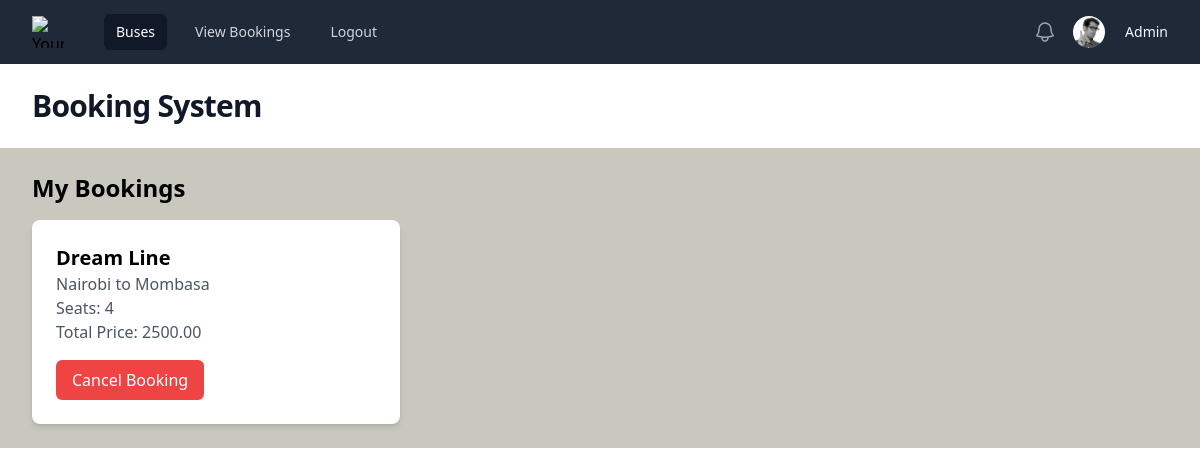
The page /bookings/ (signed in) on the database as committed earlier.
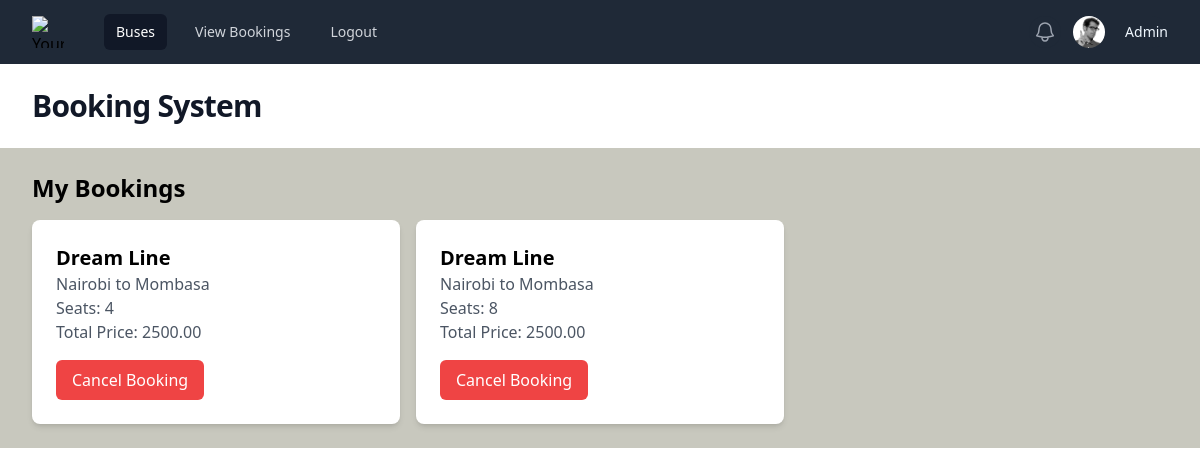
The same page on the database as committed later.
### base/models.py (models this page shows, shortened)
class Booking(models.Model):
    STATUS_CHOICES = (
        ('PENDING', 'Pending'),
        ('CONFIRMED', 'Confirmed'),
        ('CANCELLED', 'Cancelled'),
    )
    user = models.ForeignKey(User, on_delete=models.CASCADE, related_name='bookings')
    schedule = models.ForeignKey(Schedule, on_delete=models.CASCADE, related_name='bookings')
    seats_booked = models.PositiveIntegerField(validators=[MinValueValidator(1), MaxValueValidator(10)])
    total_price = models.DecimalField(max_digits=10, decimal_places=2, validators=[MinValueValidator(0)])
    booking_date = models.DateTimeField(auto_now_add=True)
    status = models.CharField(max_length=10, choices=STATUS_CHOICES, default='PENDING')

class Schedule(models.Model):
    bus = models.ForeignKey(Bus, on_delete=models.CASCADE, related_name='schedules')
    route = models.ForeignKey(Route, on_delete=models.CASCADE, related_name='schedules')
    departure_time = models.DateTimeField()
    arrival_time = models.DateTimeField()
    price = models.DecimalField(max_digits=10, decimal_places=2, validators=[MinValueValidator(0)])
    available_seats = models.PositiveIntegerField(default=40)

class Bus(models.Model):
    bus_name = models.CharField(max_length=100)
    bus_number = models.CharField(max_length=20, unique=True)
    total_seats = models.PositiveIntegerField(default=40)
    amenities = models.TextField(blank=True, null=True)  # e.g., WiFi, AC, Charging Ports
    image = models.ImageField(upload_to='buses/', default='bus.jpg' , blank=True)
    class Meta:
        verbose_name_plural = 'Buses'

class Route(models.Model):
    source = models.CharField(max_length=100)
    destination = models.CharField(max_length=100)

### base/views.py (the view)
# urls.py: path('bookings/', views.booking_list, name='booking_list'),
@login_required(login_url='login_view')
def booking_list(request):
    bookings = Booking.objects.filter(user=request.user)
    return render(request, 'base/booking_list.html', {'bookings': bookings})

### base/templates/base/booking_list.html
{% extends 'base/index.html' %}
{% block content %}
<h1 class="text-2xl font-bold mb-4">My Bookings</h1>
<div class="grid grid-cols-1 gap-4 sm:grid-cols-2 lg:grid-cols-3">
    {% for booking in bookings %}
    <div class="bg-white p-6 rounded-lg shadow-md">
        <h2 class="text-xl font-semibold">{{ booking.schedule.bus.bus_name }}</h2>
        <p class="text-gray-600">{{ booking.schedule.route.source }} to {{ booking.schedule.route.destination }}</p>
        <p class="text-gray-600">Seats: {{ booking.seats_booked }}</p>
        <p class="text-gray-600">Total Price: {{ booking.total_price }}</p>
        <a href="{% url 'booking_delete' booking.id %}" class="mt-4 inline-block bg-red-500 text-white px-4 py-2 rounded-md hover:bg-red-600">Cancel Booking</a>
    </div>
    {% endfor %}
</div>
{% endblock %}

Rows that differ between the two databases and show on the page:
added Booking: schedule.bus.bus_name "Dream Line", schedule.route.source "Nairobi", schedule.route.destination "Mombasa", seats_booked "8", total_price "2500.00"
